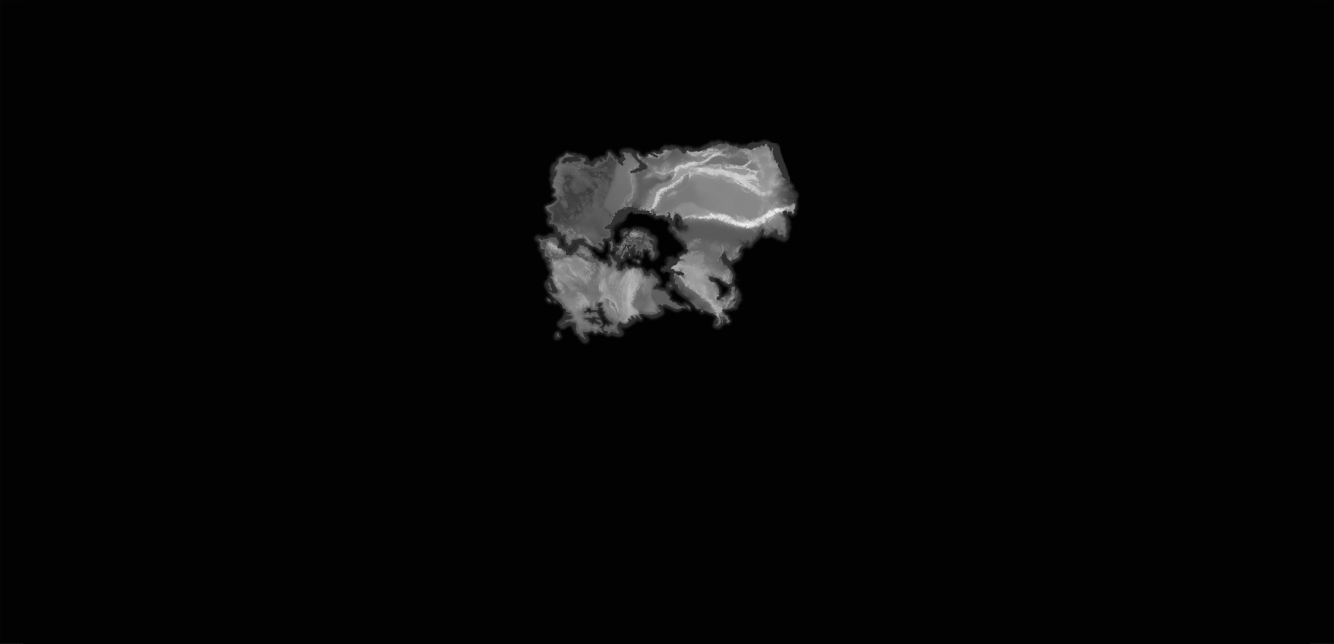
#> input picture tarih/merak/kiyi_8k.png, 8000 x 3859 px (shown at 1/6 size)
$ python merak_levha.py
#> lines starting #> are read from the running program, lines starting #| are printed output that depends on the picture
### tarih/merak_birlestir.py
"""Merak'ta elle işlenmiş haritayı (Merak 16 bit dışa aktarımı) bizim yüksekliklerle birleştirir.

Merak kodlaması (sahibin altı test platosundan, metresi metresine): S = 14642 deniz seviyesi;
kara gri = S + 50893 · sqrt(m / 8000); deniz gri = S · (1 − (−m / 6840)^0,607). Okyanus tabanı 3598 ≈ −4298 m.
Elle dokunulmamış düz kara (yaklaşık 250 m, parça 1, 4, 5, 6) bizim yükseklikle doldurulur, sınırda 15 pikselde karışır.
Elle işlenmiş her piksel gri değeri değişmeden kalır. Açık okyanustaki platolar ve lekeler okyanus tabanına indirilir.
Kullanım: python3 merak_birlestir.py DISA_8K.png DISA_16K.png
"""
import json, sys
import numpy as np
from PIL import Image
from scipy import ndimage, optimize

Image.MAX_IMAGE_PIXELS = None
S, KA, ZM, DD, DP, TABAN = 14642.0, 50893.0, 8000.0, 6840.0, 0.607, 3598
DOLDUR = [1, 5, 6, 7]            # v2_parca: parça 1, 4, 5, 6
GECIS = 15                        # 8k pikseli


def coz(g):
    g = g.astype(np.float32)
    return np.where(g >= S, ZM * np.clip((g - S) / KA, 0, None) ** 2, -DD * np.clip(1 - g / S, 0, None) ** (1 / DP))
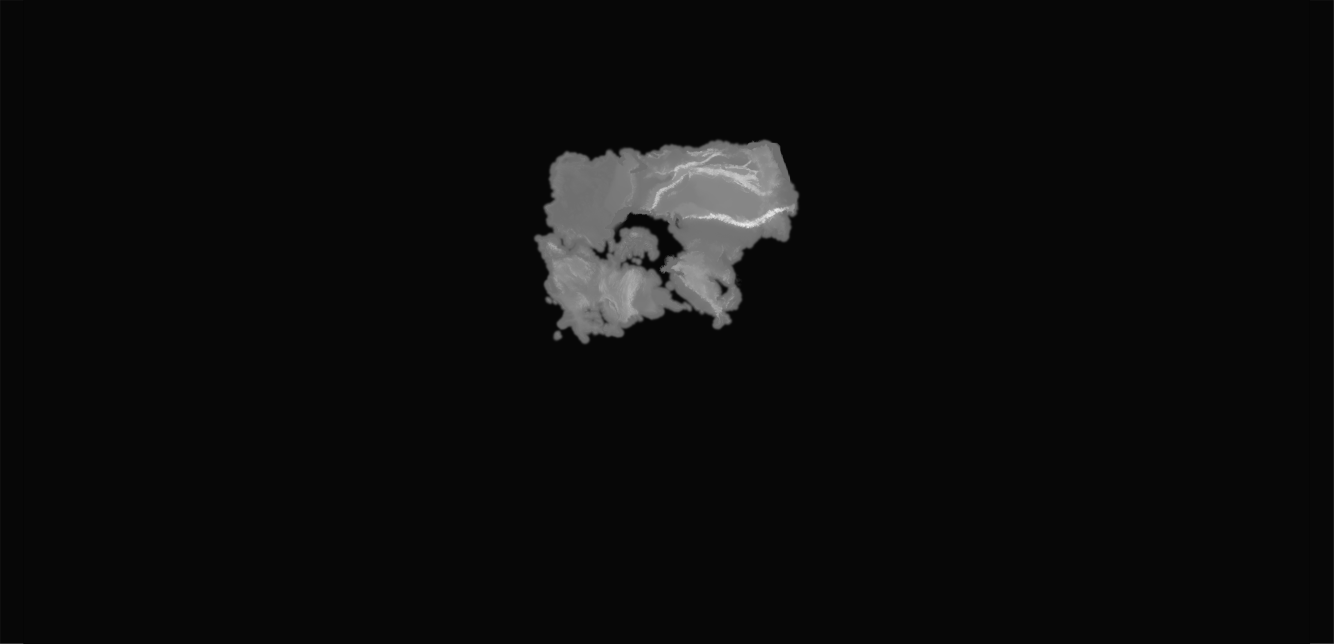
#> returned value: shape (3859, 8000) float32 (shown at 1/6 size); min -4624.8, max 5979.4, mean -4090.4; drawn with min black and max white


def kodla(m):
    return np.round(S + KA * np.sqrt(np.clip(m, 0, ZM) / ZM)).clip(0, 65535)


# [80 lines left out: function main, not called in this run]


# [2 lines that do not run on import are left out]

### tarih/merak_levha.py
"""Merak Geography Lab için bugünkü levhaların şeması, Merak dışa aktarım çerçevesinde (kiyi_8k).

Levhalar olaylar.LEVHALAR'dan; yön Merak'taki gibi pusula açısı (0 kuzey, 90 doğu), hız cm/yıl, Kuzey Levhası sabit.
Çıktı: merak/levha_semasi.png
"""
import json
import numpy as np
from PIL import Image, ImageDraw, ImageFont
from scipy import ndimage
from matplotlib.path import Path
from merak_birlestir import coz

Image.MAX_IMAGE_PIXELS = None
Y0, Y1, X0, X1 = 600, 2300, 2950, 5050
# ad, (açı, hız), renk
LEV = {
    1: ("Kuzey Levhası", (None, 0.0), (214, 170, 110)),
    2: ("Doğu Dil Levhası", (0, 1.8), (120, 190, 110)),
    3: ("Orta Blok", (270, 2.8), (200, 120, 200)),
    4: ("Uzun Yarımada Bloğu", (315, 4.6), (240, 230, 120)),
    5: ("Ada Bloğu", (180, 0.7), (240, 150, 70)),
    6: ("Doğu Havza Levhası", (315, 0.8), (90, 160, 210)),
    7: ("Doğu Okyanusu Levhası", (270, 6.5), (70, 90, 190)),
    8: ("Batı Okyanusu Levhası", (270, 2.4), (60, 120, 150)),
    9: ("Kutup Levhası", (0, 0.6), (120, 120, 190)),
    10: ("Güney Okyanusu Levhası", (180, 1.5), (90, 140, 120)),
}
CARP, DAL, YAN, ACIL = "Continental collision", "Subduction", "Transform", "Divergent"
TUR = {CARP: (230, 40, 40), DAL: (255, 120, 0), YAN: (255, 255, 255), ACIL: (255, 225, 0)}
KENAR = {(1, 2): CARP, (1, 3): CARP, (2, 3): ACIL, (3, 4): YAN, (2, 4): ACIL, (1, 5): ACIL, (5, 6): DAL,
         (1, 6): YAN, (2, 6): YAN, (3, 6): YAN, (4, 6): YAN, (2, 7): DAL, (1, 7): YAN, (1, 8): ACIL, (1, 9): ACIL,
         (1, 10): ACIL, (2, 10): ACIL, (3, 10): ACIL, (4, 10): ACIL, (7, 10): YAN, (7, 9): YAN, (8, 9): YAN,
         (8, 10): YAN, (3, 5): ACIL, (4, 7): YAN, (3, 8): ACIL}
HAVZA = [(3960, 1300), (4060, 1300), (4110, 1450), (4050, 1560), (3990, 1600), (3990, 1690), (3870, 1690),
         (3800, 1640), (3720, 1600), (3700, 1580), (3830, 1570), (3950, 1540), (3960, 1420), (3920, 1360)]
HENDEK = [(800, 4800), (1300, 4720), (1480, 4600), (1600, 4520), (1750, 4480), (1900, 4460), (2000, 4400), (2300, 4380)]


def main():
    E = coz(np.asarray(Image.open("merak/kiyi_8k.png")).astype(np.int32))[Y0:Y1, X0:X1]
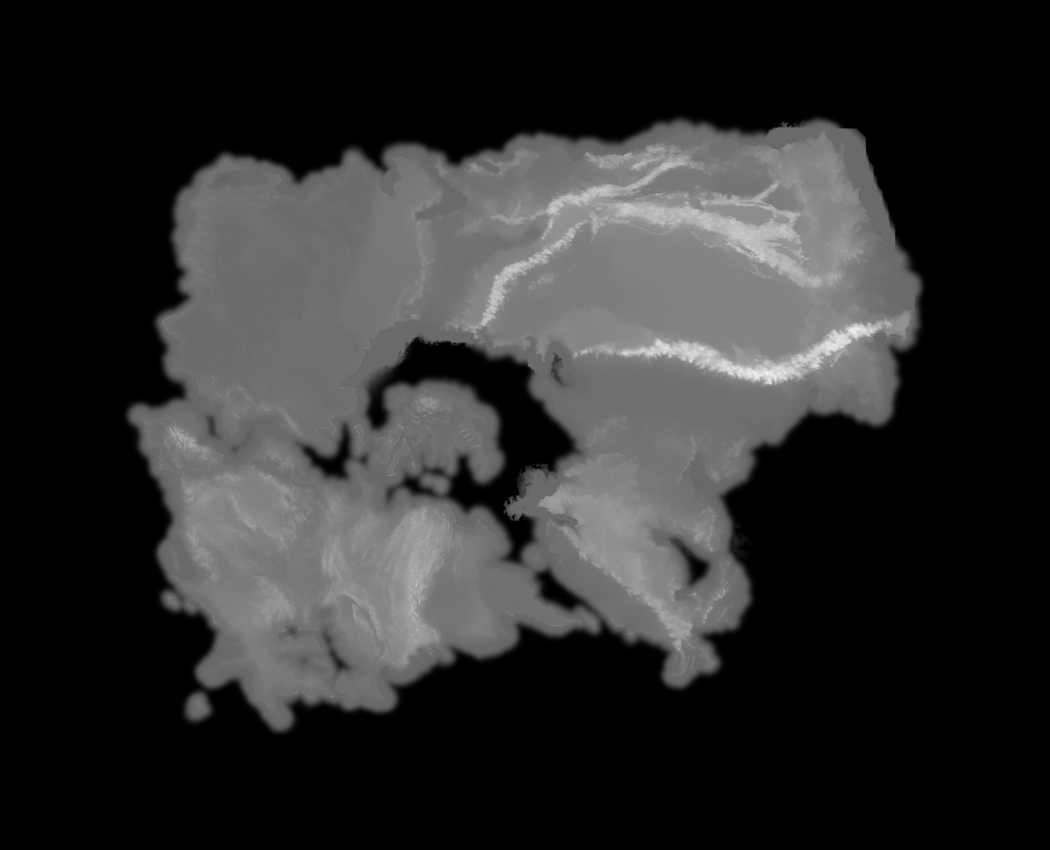
#> E: shape (1700, 2100) float32 (shown at 1/2 size); min -4308.5, max 5979.4, mean -2503.8; drawn with min black and max white
#> (the run stopped early here; a loop or call above may not have finished)
